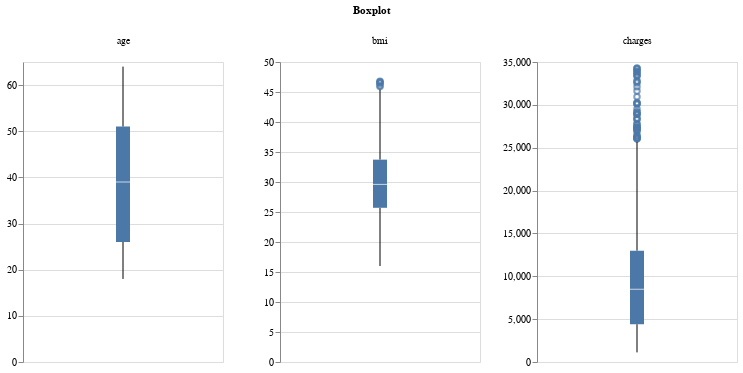

The notebook cell this image was saved under:
### Markdown cell above
### Numerical Columns

### Code cell
df_long = df_cleaned.unpivot(
    on=num_cols,
    variable_name="column",
    value_name="value"
)

boxplot = alt.Chart(df_long).mark_boxplot().encode(
    y=alt.Y('value:Q', title=""),
    column=alt.Column('column:N', title="Boxplot"),
    tooltip=alt.Tooltip('value:Q')
).properties(
    width=200,
    height=300
).resolve_scale(
    y='independent'
)

boxplot

### Figure 1 — Vega-Lite specification as saved in the notebook (floating-point values rounded to 4 significant figures; data arrays with more than 128 entries replaced by an {"elided": "..."} marker saying what was removed)
{"config": {"view": {"continuousWidth": 300, "continuousHeight": 300}}, "data": {"name": "data-2fe28050dff13a62c15646b12163d6e8"}, "mark": {"type": "boxplot"}, "encoding": {"column": {"field": "column", "title": "Boxplot", "type": "nominal"}, "tooltip": {"field": "value", "type": "quantitative"}, "y": {"field": "value", "title": "", "type": "quantitative"}}, "height": 300, "resolve": {"scale": {"y": "independent"}}, "width": 200, "$schema": "https://vega.github.io/schema/vega-lite/v5.20.1.json", "datasets": {"data-2fe28050dff13a62c15646b12163d6e8": {"elided": "3216 records"}}}
